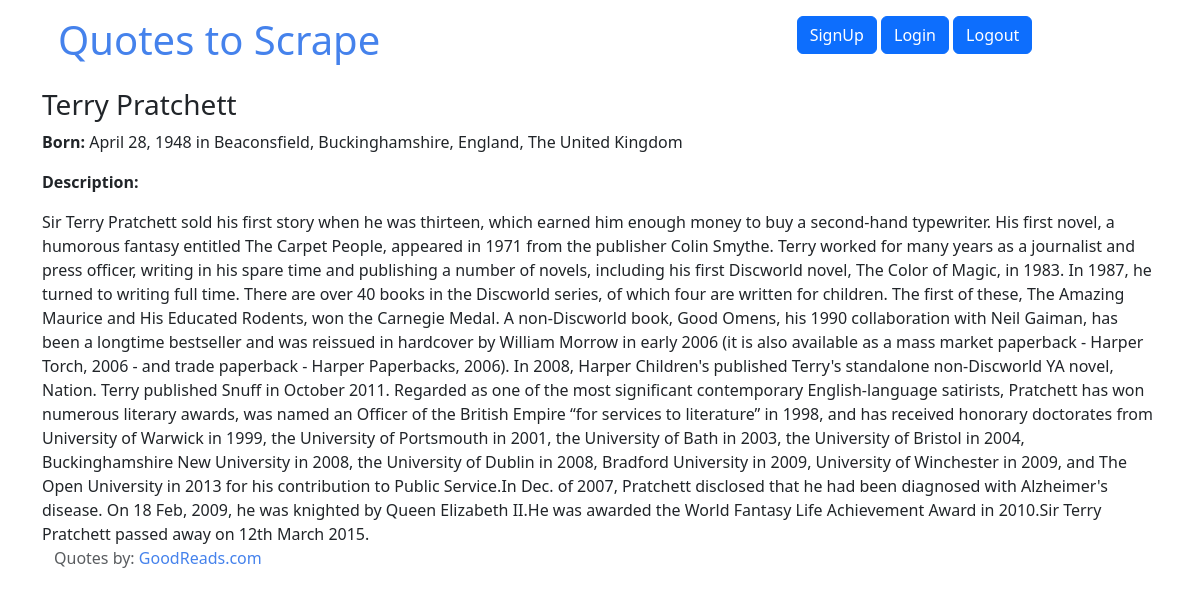
The page /author/terry-pratchett/ on the database its author committed.
### quotes/models.py (models this page shows, shortened)
class Author(models.Model):
    fullname = models.CharField(max_length=150)
    born_date = models.CharField(max_length=10)
    born_location = models.CharField(max_length=150)
    description = models.TextField()
    created_at = models.DateTimeField(auto_now_add=True)
    slug = models.SlugField(max_length=50, blank=True)

### quotes/views.py (the view)
# urls.py: path("author/<slug:author_slug>/", views.author_page, name="author_page"),
def author_page(request, author_slug):
    author = Author.objects.get(slug=author_slug)
    top_tags = get_top_tags()
    return render(
        request,
        "quotes/author_page.html",
        context={"author": author, "top_tags": top_tags},
    )

### quotes/views.py (called while the page is built)
def get_top_tags():
    top_tags = Tag.objects.annotate(num_quotes=Count("quote")).order_by("-num_quotes")[
        :10
    ]
    top_tags = [(tag, 2 * tag.num_quotes) for tag in top_tags]
    return top_tags

### quotes/templates/quotes/author_page.html
{% extends 'quotes/base.html' %} {% block content %}
<div class="author-details">
  <h3 class="author-title">{{ author.fullname }}</h3>
  <p>
    <strong>Born:</strong>
    <span class="author-born-date">{{ author.born_date }}</span>
    <span class="author-born-location">{{ author.born_location }}</span>
  </p>
  <p><strong>Description:</strong></p>
  <div class="author-description">{{ author.description }}</div>
</div>
<footer class="footer">
  <div class="container">
    <p class="text-muted">
      Quotes by: <a href="https://www.goodreads.com/quotes">GoodReads.com</a>
    </p>
  </div>
</footer>
{% endblock %}

### quotes/static/quotes/styles.css (style rules this page uses)
a { color: #4582ec; text-decoration: none; cursor: pointer; }

### rows shown on the page
Author: fullname "Terry Pratchett", born_date "April 28, 1948", born_location "in Beaconsfield, Buckinghamshire, England, The United Kingdom", description "Sir Terry Pratchett sold his first story when he was thirteen, which earned him enough money to buy a second-hand typewriter. His first novel, a humorous fantasy entitled The Carpet People, appeared in 1971 from the publisher Colin Smythe. Terry worked for many years as a journalist and press officer, writing in his spare time and publishing a number of novels, including his first Discworld novel, The Color of Magic, in 1983. In 1987, he turned to writing full time. There are over 40 books in the Discworld series, of which four are written for children. The first of these, The Amazing Maurice and His Educated Rodents, won the Carnegie Medal. A non-Discworld book, Good Omens, his 1990…"
